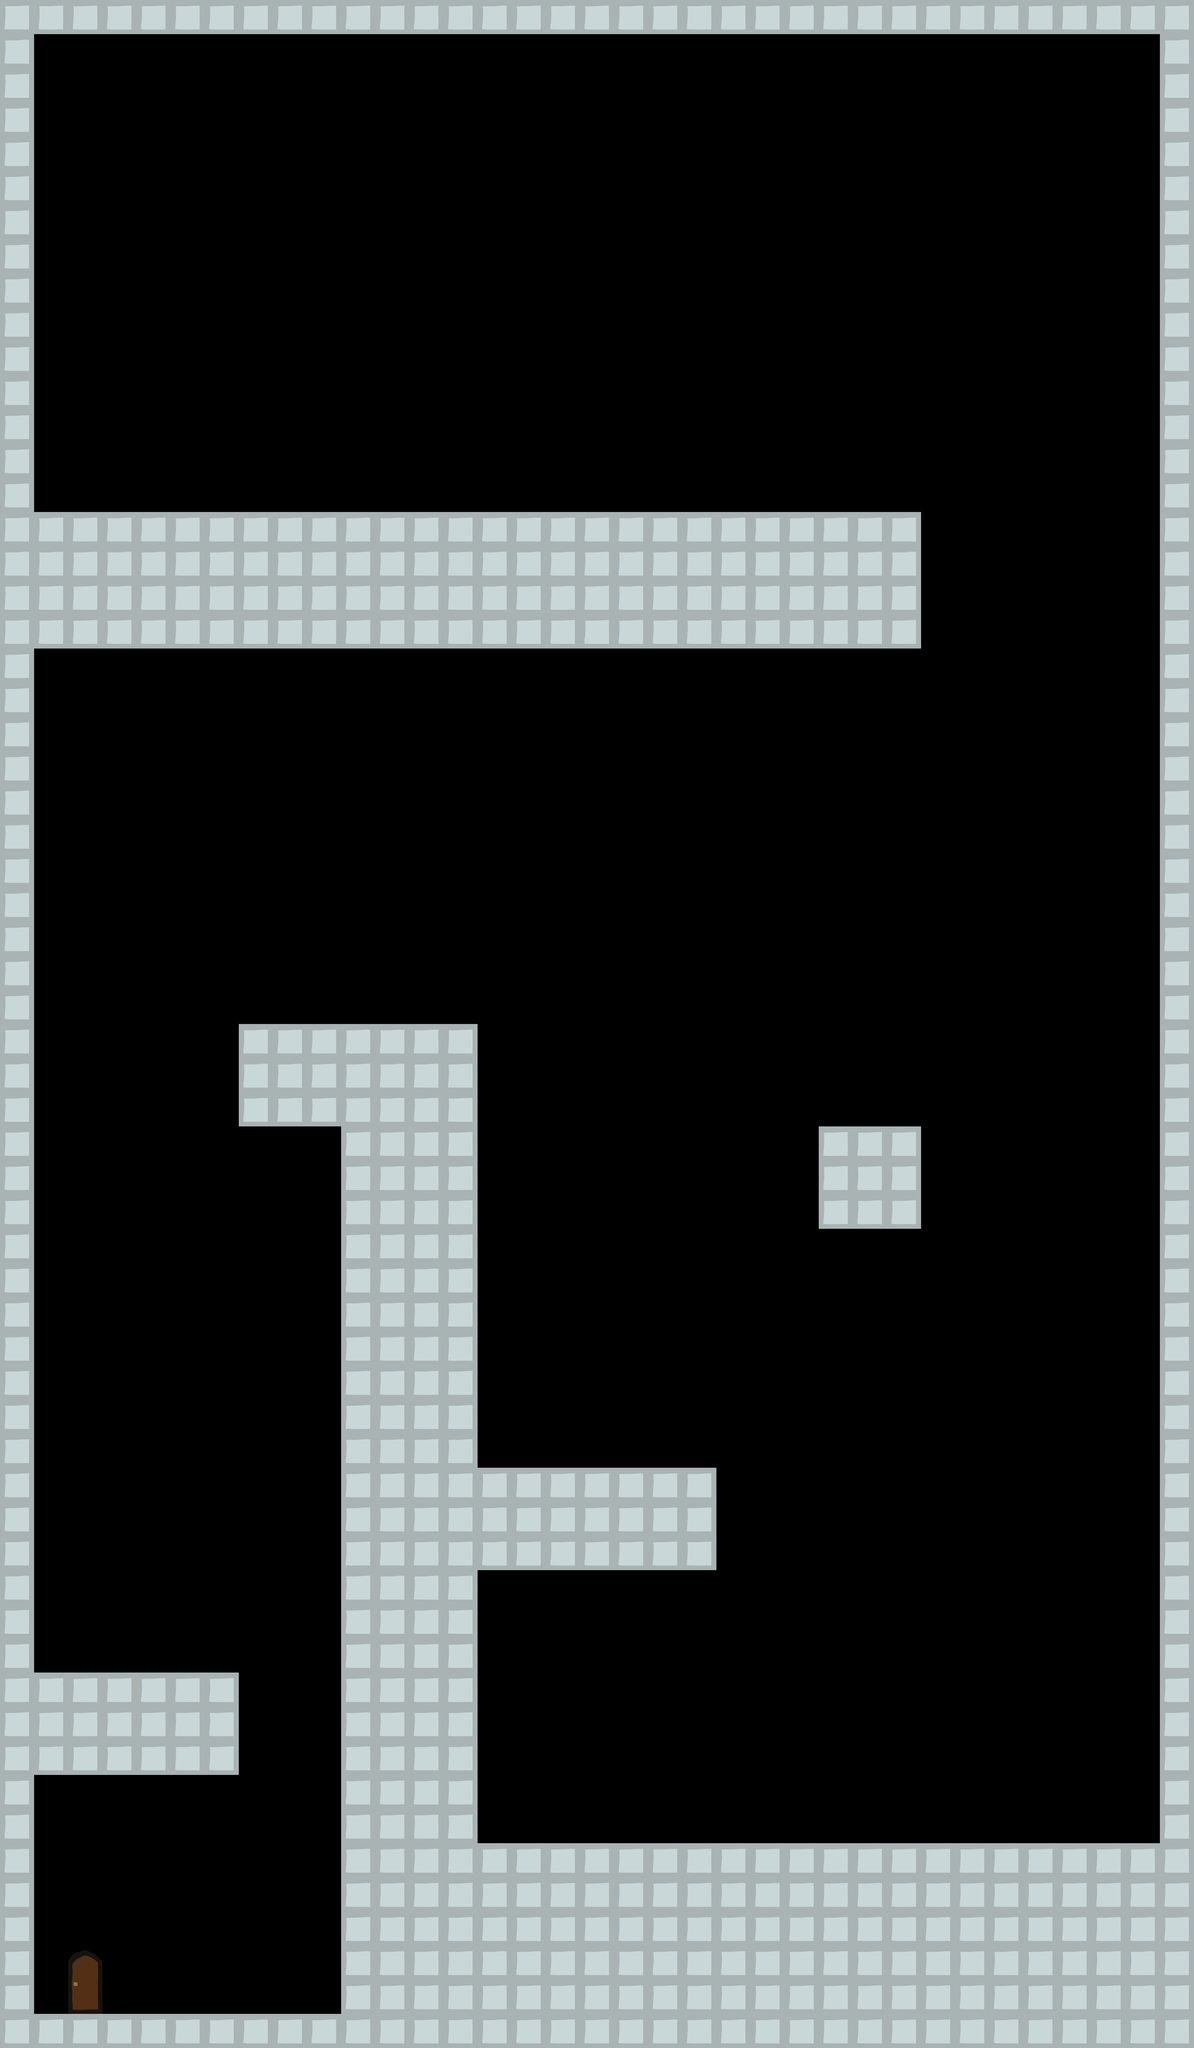

Rendered tile map (Tiled .tmx) drawn with the repository's tilesets; below, a short description and the map source with its tile grids summarised:
An orthogonal 35x60 tile map with 128x128 px tiles, 2 tile layers (Platforms, Doors).

<map version="1.5" tiledversion="1.6.0" orientation="orthogonal" renderorder="right-down" width="35" height="60" tilewidth="128" tileheight="128" infinite="0" nextlayerid="3" nextobjectid="1">
 <tileset firstgid="1" name="tutorial_tiles" tilewidth="128" tileheight="128" tilecount="3" columns="0">
  <grid orientation="orthogonal" width="1" height="1" />
  <tile id="0">
   <image width="128" height="128" source="images/door1.png" />
  </tile>
  <tile id="1">
   <image width="128" height="128" source="images/door2.png" />
  </tile>
  <tile id="2">
   <image width="128" height="128" source="images/tutorial_tile.png" />
  </tile>
 </tileset>
 <layer id="1" name="Platforms" width="35" height="60">
  <data>[2100 cells, 563 non-empty, 1 distinct tile ids]</data>
 </layer>
 <layer id="2" name="Doors" width="35" height="60">
  <data>[2100 cells, 2 non-empty, 2 distinct tile ids]</data>
 </layer>
</map>